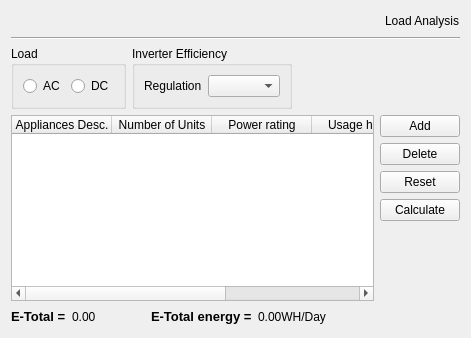
<?xml version="1.0" encoding="UTF-8"?>
<ui version="4.0">
 <class>FormLoadAnalysis</class>
 <widget class="QWidget" name="FormLoadAnalysis">
  <property name="geometry">
   <rect>
    <x>0</x>
    <y>0</y>
    <width>471</width>
    <height>338</height>
   </rect>
  </property>
  <property name="windowTitle">
   <string>Form</string>
  </property>
  <layout class="QVBoxLayout" name="verticalLayout_3">
   <item>
    <layout class="QHBoxLayout" name="horizontalLayout_4">
     <item>
      <spacer name="horizontalSpacer_4">
       <property name="orientation">
        <enum>Qt::Horizontal</enum>
       </property>
       <property name="sizeHint" stdset="0">
        <size>
         <width>40</width>
         <height>20</height>
        </size>
       </property>
      </spacer>
     </item>
     <item>
      <widget class="QLabel" name="label_3">
       <property name="text">
        <string>Load Analysis</string>
       </property>
      </widget>
     </item>
    </layout>
   </item>
   <item>
    <widget class="Line" name="line">
     <property name="orientation">
      <enum>Qt::Horizontal</enum>
     </property>
    </widget>
   </item>
   <item>
    <layout class="QHBoxLayout" name="horizontalLayout_3">
     <item>
      <widget class="QGroupBox" name="groupBox">
       <property name="title">
        <string>Load</string>
       </property>
       <layout class="QHBoxLayout" name="horizontalLayout_2">
        <item>
         <widget class="QRadioButton" name="acRadioButton">
          <property name="text">
           <string>AC</string>
          </property>
         </widget>
        </item>
        <item>
         <widget class="QRadioButton" name="dcRadioButton">
          <property name="text">
           <string>DC</string>
          </property>
         </widget>
        </item>
       </layout>
      </widget>
     </item>
     <item>
      <widget class="QGroupBox" name="groupBox_2">
       <property name="title">
        <string>Inverter Efficiency</string>
       </property>
       <layout class="QHBoxLayout" name="horizontalLayout">
        <item>
         <layout class="QFormLayout" name="formLayout">
          <item row="0" column="0">
           <widget class="QLabel" name="regulationLabel">
            <property name="text">
             <string>Regulation</string>
            </property>
           </widget>
          </item>
          <item row="0" column="1">
           <widget class="QComboBox" name="regulationComboBox"/>
          </item>
         </layout>
        </item>
       </layout>
      </widget>
     </item>
     <item>
      <spacer name="horizontalSpacer_3">
       <property name="orientation">
        <enum>Qt::Horizontal</enum>
       </property>
       <property name="sizeHint" stdset="0">
        <size>
         <width>40</width>
         <height>20</height>
        </size>
       </property>
      </spacer>
     </item>
    </layout>
   </item>
   <item>
    <layout class="QHBoxLayout" name="horizontalLayout_5">
     <item>
      <layout class="QVBoxLayout" name="verticalLayout">
       <item>
        <widget class="QTableWidget" name="appTableWidget">
         <column>
          <property name="text">
           <string>Appliances Desc.</string>
          </property>
         </column>
         <column>
          <property name="text">
           <string>Number of Units</string>
          </property>
         </column>
         <column>
          <property name="text">
           <string>Power rating</string>
          </property>
         </column>
         <column>
          <property name="text">
           <string>Usage hours</string>
          </property>
         </column>
         <column>
          <property name="text">
           <string>Energy</string>
          </property>
         </column>
        </widget>
       </item>
       <item>
        <layout class="QGridLayout" name="gridLayout">
         <item row="0" column="0">
          <widget class="QLabel" name="label_2">
           <property name="text">
            <string>&lt;html&gt;&lt;head/&gt;&lt;body&gt;&lt;p&gt;&lt;span style=&quot; font-size:10pt; font-weight:600;&quot;&gt;E-Total =&lt;/span&gt;&lt;/p&gt;&lt;/body&gt;&lt;/html&gt;</string>
           </property>
          </widget>
         </item>
         <item row="0" column="4">
          <widget class="QLabel" name="eTotalEnergyLabel">
           <property name="text">
            <string>0.00WH/Day</string>
           </property>
          </widget>
         </item>
         <item row="0" column="3">
          <widget class="QLabel" name="label_4">
           <property name="text">
            <string>&lt;html&gt;&lt;head/&gt;&lt;body&gt;&lt;p&gt;&lt;span style=&quot; font-size:10pt; font-weight:600;&quot;&gt;E-Total energy =&lt;/span&gt;&lt;/p&gt;&lt;/body&gt;&lt;/html&gt;</string>
           </property>
          </widget>
         </item>
         <item row="0" column="1">
          <widget class="QLabel" name="eTotalLabel">
           <property name="text">
            <string>0.00</string>
           </property>
          </widget>
         </item>
         <item row="0" column="2">
          <spacer name="horizontalSpacer">
           <property name="orientation">
            <enum>Qt::Horizontal</enum>
           </property>
           <property name="sizeHint" stdset="0">
            <size>
             <width>40</width>
             <height>20</height>
            </size>
           </property>
          </spacer>
         </item>
         <item row="0" column="5">
          <spacer name="horizontalSpacer_2">
           <property name="orientation">
            <enum>Qt::Horizontal</enum>
           </property>
           <property name="sizeHint" stdset="0">
            <size>
             <width>40</width>
             <height>20</height>
            </size>
           </property>
          </spacer>
         </item>
        </layout>
       </item>
      </layout>
     </item>
     <item>
      <layout class="QVBoxLayout" name="verticalLayout_2">
       <item>
        <widget class="QPushButton" name="addPushButton">
         <property name="text">
          <string>Add</string>
         </property>
        </widget>
       </item>
       <item>
        <widget class="QPushButton" name="deletePushButton">
         <property name="text">
          <string>Delete</string>
         </property>
        </widget>
       </item>
       <item>
        <widget class="QPushButton" name="resetPushButton">
         <property name="text">
          <string>Reset</string>
         </property>
        </widget>
       </item>
       <item>
        <widget class="QPushButton" name="calcPushButton">
         <property name="text">
          <string>Calculate</string>
         </property>
        </widget>
       </item>
       <item>
        <spacer name="verticalSpacer">
         <property name="orientation">
          <enum>Qt::Vertical</enum>
         </property>
         <property name="sizeHint" stdset="0">
          <size>
           <width>20</width>
           <height>40</height>
          </size>
         </property>
        </spacer>
       </item>
      </layout>
     </item>
    </layout>
   </item>
  </layout>
 </widget>
 <resources/>
 <connections/>
</ui>
